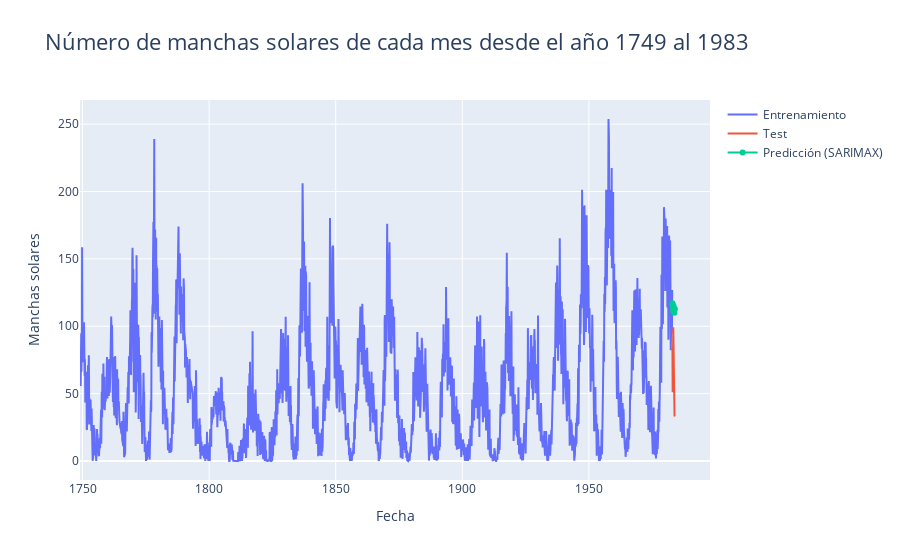

The cell this chart's notebook holds for it:
### Code cell
import plotly.graph_objects as go
fig = go.Figure()

fig.add_trace(go.Scatter(
    x=df_train_spot.index,
    y=df_train_spot['Sunspots'],
    name="Entrenamiento",
    mode="lines"
    ))

fig.add_trace(go.Scatter(
    x=df_test_spot.index,
    y=df_test_spot['Sunspots'],
    name="Test",
    mode="lines"
    ))

fig.add_trace(go.Scatter(
    x=pred_sarimax_26_1_2.index,
    y=pred_sarimax_26_1_2,
    name="Predicción (SARIMAX)",
    mode="markers+lines"
    ))

fig.update_layout(title="Número de manchas solares de cada mes desde el año 1749 al 1983",
                  title_font_size=22,
                  xaxis_title = 'Fecha',
                  yaxis_title= 'Manchas solares'
                  )

fig.show()

### Figure 1 — Plotly figure (JSON) as saved in the notebook; plotly's stock layout.template omitted (floating-point values rounded to 4 significant figures; data arrays with more than 128 entries replaced by an {"elided": "..."} marker saying what was removed)
{"data": [{"mode": "lines", "name": "Entrenamiento", "type": "scatter", "x": {"elided": "2808 str values"}, "y": {"elided": "2808 float values"}}, {"mode": "lines", "name": "Test", "type": "scatter", "x": ["1983-01-01T00:00:00", "1983-02-01T00:00:00", "1983-03-01T00:00:00", "1983-04-01T00:00:00", "1983-05-01T00:00:00", "1983-06-01T00:00:00", "1983-07-01T00:00:00", "1983-08-01T00:00:00", "1983-09-01T00:00:00", "1983-10-01T00:00:00", "1983-11-01T00:00:00", "1983-12-01T00:00:00"], "y": [84.3, 51, 66.5, 80.7, 99.2, 91.1, 82.2, 71.8, 50.3, 55.8, 33.3, 33.4]}, {"mode": "markers+lines", "name": "Predicción (SARIMAX)", "type": "scatter", "x": ["1983-01-01T00:00:00", "1983-02-01T00:00:00", "1983-03-01T00:00:00", "1983-04-01T00:00:00", "1983-05-01T00:00:00", "1983-06-01T00:00:00", "1983-07-01T00:00:00", "1983-08-01T00:00:00", "1983-09-01T00:00:00", "1983-10-01T00:00:00", "1983-11-01T00:00:00", "1983-12-01T00:00:00"], "y": [117, 116, 115, 112, 111, 115, 112, 111, 112, 110, 112, 113]}], "layout": {"title": {"font": {"size": 22}, "text": "Número de manchas solares de cada mes desde el año 1749 al 1983"}, "xaxis": {"title": {"text": "Fecha"}}, "yaxis": {"title": {"text": "Manchas solares"}}}}
